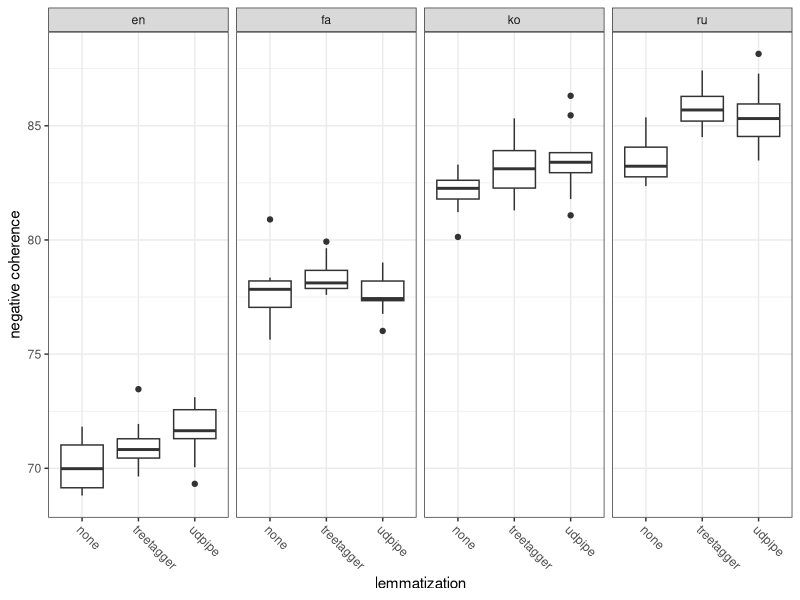
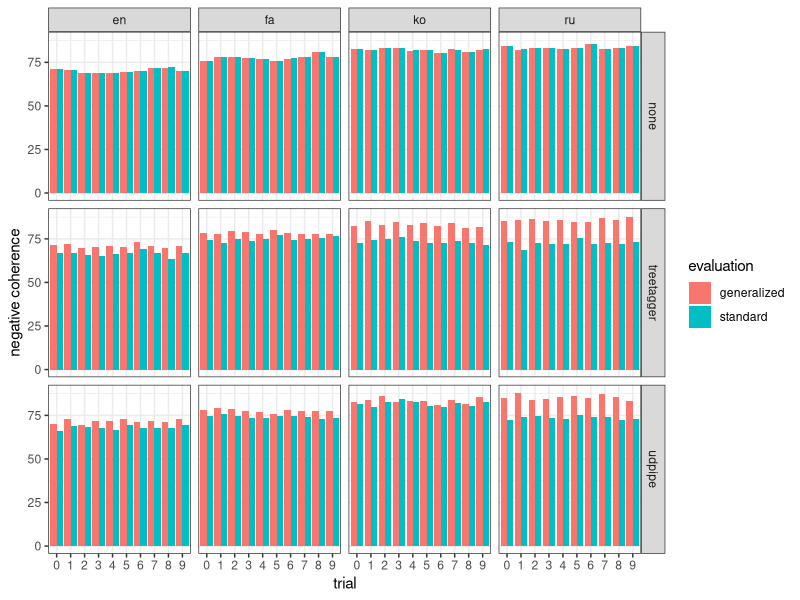
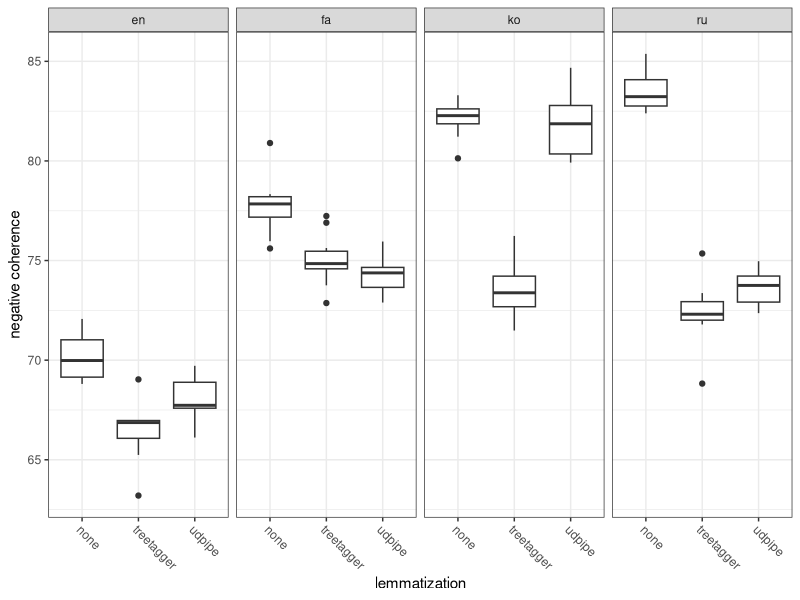
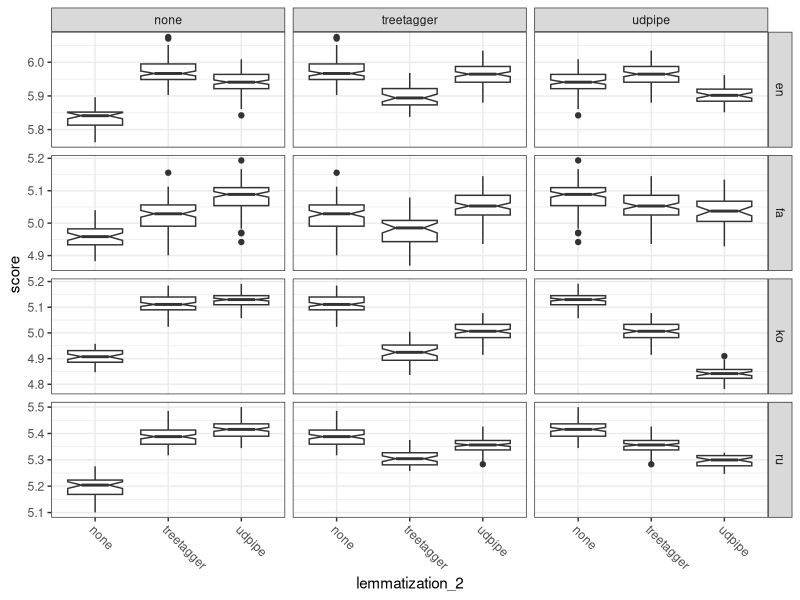
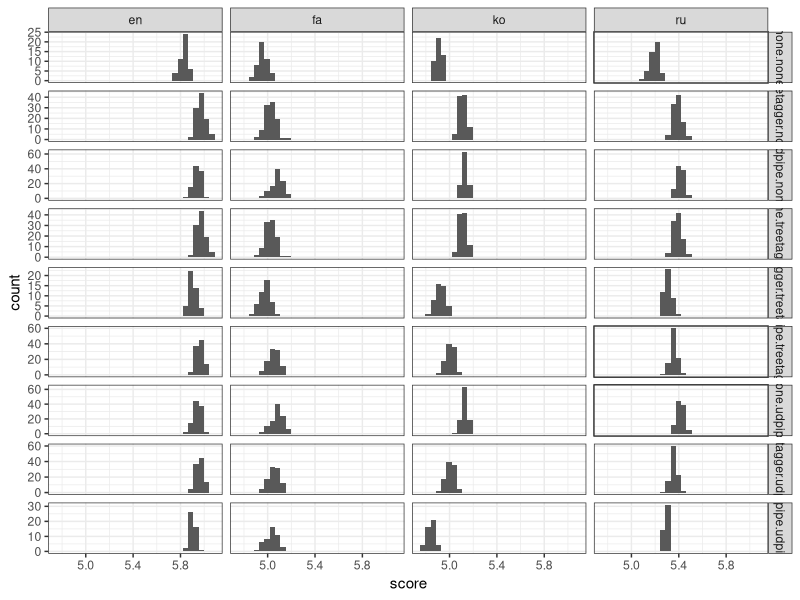
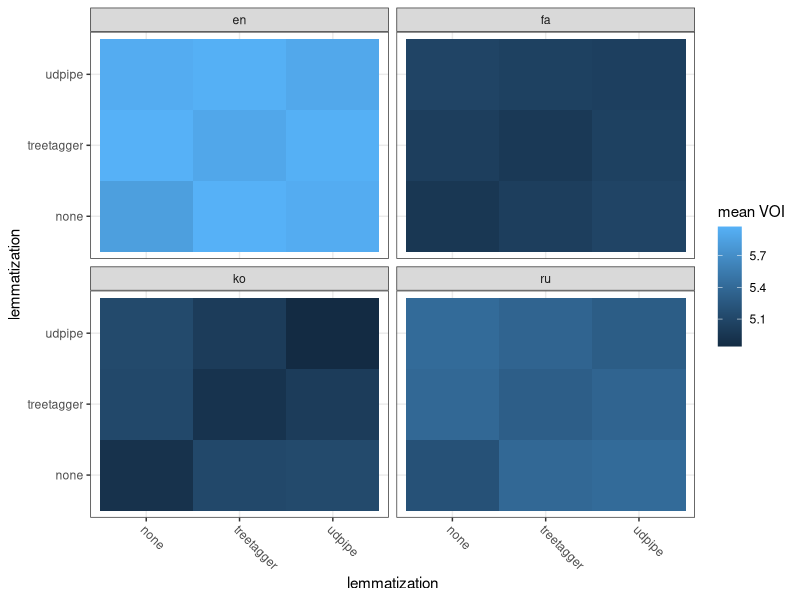
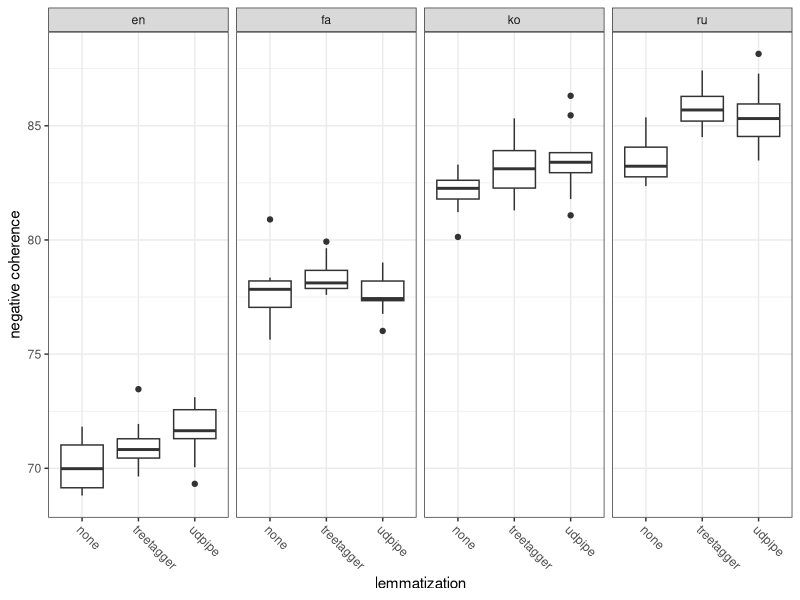
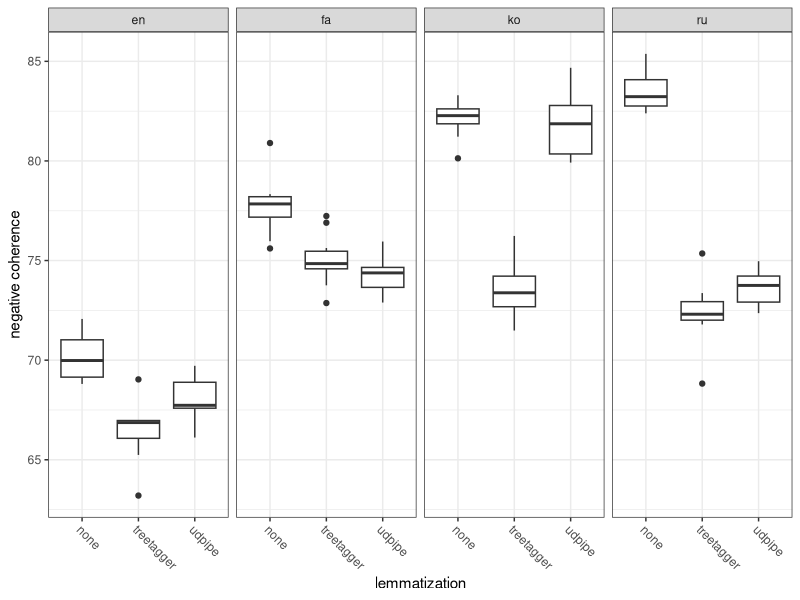

Generate these figures, in order, with R:
## ---- chunk 1
library(tidyverse)
## ---- chunk 2
data <- read_tsv("results/coherence.tsv") %>%
  mutate(
    subtask=subtask %>%
      str_replace(fixed(".sub.lower"), ".none") %>%
      str_remove(fixed(".sub")) %>%
      str_remove(fixed(".lower")) %>%
      str_remove(fixed(".parsed")) %>%
      str_split(fixed("."))) %>%
  hoist(
    subtask,
    language=1,
    lemmatization=2,
    topic_model=3,
    stop_word_filtering=4) %>%
  mutate(
    lemmatization=lemmatization %>% str_remove("^lem-"),
    stop_word_filtering=stop_word_filtering %>% str_remove("^stop-"),
    topic_model=topic_model %>%
      str_remove("^topic-model-") %>%
      str_split(fixed("-"))) %>%
  hoist(topic_model, num_topics=1, trial=2) %>%
  type_convert(col_types=cols(
    language=col_factor(levels=c("en", "fa", "ko", "ru")),
    lemmatization=col_factor(levels=c("none", "treetagger", "udpipe")),
    num_topics=col_integer(),
    trial=col_factor(levels=as.character(0:9)),
    stop_word_filtering=col_factor(),
    score=col_double()))
data %>%
  mutate(score=-score) %>%
  ggplot(aes(x=lemmatization, y=score)) +
  geom_boxplot() +
  theme_bw() +
  theme(axis.text.x=element_text(angle=-45, hjust=0)) +
  facet_grid(~ language) +
  ylab("negative coherence")
ggsave('results/coherence.pdf', width=5, height=4)
## ---- chunk 3
data_sanity <- read_tsv("results/coherence-sanity.tsv") %>%
  mutate(
    subtask=subtask %>%
      str_replace(fixed(".sub.lower"), ".none") %>%
      str_remove(fixed(".sub")) %>%
      str_remove(fixed(".lower")) %>%
      str_remove(fixed(".parsed")) %>%
      str_split(fixed("."))) %>%
  hoist(
    subtask,
    language=1,
    lemmatization=2,
    topic_model=3,
    stop_word_filtering=4) %>%
  mutate(
    lemmatization=lemmatization %>% str_remove("^lem-"),
    stop_word_filtering=stop_word_filtering %>% str_remove("^stop-"),
    topic_model=topic_model %>%
      str_remove("^topic-model-") %>%
      str_split(fixed("-"))) %>%
  hoist(topic_model, num_topics=1, trial=2) %>%
  type_convert(col_types=cols(
    language=col_factor(levels=c("en", "fa", "ko", "ru")),
    lemmatization=col_factor(levels=c("none", "treetagger", "udpipe")),
    num_topics=col_integer(),
    trial=col_factor(levels=as.character(0:9)),
    stop_word_filtering=col_factor(),
    score=col_double()))
data %>%
  inner_join(
    data_sanity,
    by=c(
      'language',
      'lemmatization',
      'num_topics',
      'trial',
      'stop_word_filtering')) %>%
  gather(key=evaluation, value=score, score.x, score.y) %>%
  mutate(evaluation=evaluation %>% str_replace(fixed("score.x"), "generalized")) %>%
  mutate(evaluation=evaluation %>% str_replace(fixed("score.y"), "standard")) %>%
  mutate(score=-score) %>%
  ggplot(aes(x=trial, y=score, group=evaluation, fill=evaluation)) +
  geom_bar(stat='identity', position='dodge') +
  theme_bw() +
  facet_grid(lemmatization ~ language) +
  ylab("negative coherence")
## ---- chunk 4
data_sanity %>%
  mutate(score=-score) %>%
  ggplot(aes(x=lemmatization, y=score)) +
  geom_boxplot() +
  theme_bw() +
  theme(axis.text.x=element_text(angle=-45, hjust=0)) +
  facet_grid(~ language) +
  ylab("negative coherence")
ggsave('results/coherence-unmodified.pdf', width=5, height=4)
## ---- chunk 5
data <- read_tsv("results/voi.tsv") %>%
  mutate(
    subtask=subtask %>%
      str_replace_all(fixed(".sub.lower"), ".none") %>%
      str_remove_all(fixed(".sub")) %>%
      str_remove_all(fixed(".lower")) %>%
      str_remove_all(fixed(".parsed")) %>%
      str_split(fixed("."))) %>%
  hoist(
    subtask,
    language=1,
    lemmatization_1=2,
    topic_model_1=3,
    lemmatization_2=4,
    topic_model_2=5) %>%
  mutate(
    lemmatization_1=lemmatization_1 %>% str_remove("^lem-"),
    lemmatization_2=lemmatization_2 %>% str_remove("^lem-"),
    topic_model_1=topic_model_1 %>%
      str_remove("^topic-model-") %>%
      str_split(fixed("-")),
    topic_model_2=topic_model_2 %>%
      str_remove("^topic-model-") %>%
      str_split(fixed("-"))) %>%
  hoist(topic_model_1, num_topics_1=1, trial_1=2) %>%
  hoist(topic_model_2, num_topics_2=1, trial_2=2) %>%
  type_convert(col_types=cols(
    language=col_factor(levels=c("en", "fa", "ko", "ru")),
    lemmatization_1=col_factor(levels=c("none", "treetagger", "udpipe")),
    lemmatization_2=col_factor(levels=c("none", "treetagger", "udpipe")),
    num_topics_1=col_integer(),
    num_topics_2=col_integer(),
    trial_1=col_integer(),
    trial_2=col_integer(),
    score=col_double())) %>%
  filter((lemmatization_1 != lemmatization_2) | (trial_1 > trial_2))
data %>% count(language, lemmatization_1, lemmatization_2)
## ---- chunk 6
data %>%
  ggplot(aes(x=lemmatization_2, y=score)) +
  geom_boxplot(notch=T) +
  theme_bw() +
  theme(axis.text.x=element_text(angle=-45, hjust=0)) +
  facet_grid(language ~ lemmatization_1, scales='free_y')
ggsave('results/voi-boxplot.pdf', width=5, height=8)
## ---- chunk 7
data %>%
  ggplot(aes(x=score)) +
  geom_histogram() +
  theme_bw() +
  facet_grid(interaction(lemmatization_1, lemmatization_2) ~ language, scales='free_y')
## ---- chunk 8
tibble(one=1, lang=data$language %>% unique) %>%
  inner_join(tibble(one=1, lem=data$lemmatization_1 %>% unique), by='one') %>%
  inner_join(tibble(one=1, lem_other=data$lemmatization_1 %>% unique), by='one') %>%
  select(-one) %>%
  filter(lem != lem_other) %>%
  rowwise %>%
  mutate(p_value=t.test(
    (data %>% filter(language == lang, lemmatization_1 == lem, lemmatization_2 == lem))$score,
    (data %>% filter(language == lang, lemmatization_1 == lem, lemmatization_2 == lem_other))$score,
    alternative='less'
  )$p.value) %>%
  count(p_value < 0.02)
## ---- chunk 9
t.test(
  (data %>% filter(language == 'ru', lemmatization_1 == 'treetagger', lemmatization_2 == 'udpipe'))$score,
  (data %>% filter(language == 'ru', lemmatization_1 == 'treetagger', lemmatization_2 == 'none'))$score,
  alternative='less'
)
t.test(
  (data %>% filter(language == 'ru', lemmatization_1 == 'treetagger', lemmatization_2 == 'udpipe'))$score,
  (data %>% filter(language == 'ru', lemmatization_1 == 'udpipe', lemmatization_2 == 'none'))$score,
  alternative='less'
)
## ---- chunk 10
t.test(
  (data %>% filter(language == 'en', lemmatization_1 == 'treetagger', lemmatization_2 == 'udpipe'))$score,
  (data %>% filter(language == 'en', lemmatization_1 == 'udpipe', lemmatization_2 == 'none'))$score,
  alternative='greater'
)
t.test(
  (data %>% filter(language == 'ko', lemmatization_1 == 'treetagger', lemmatization_2 == 'udpipe'))$score,
  (data %>% filter(language == 'ko', lemmatization_1 == 'udpipe', lemmatization_2 == 'none'))$score,
  alternative='greater'
)
t.test(
  (data %>% filter(language == 'fa', lemmatization_1 == 'treetagger', lemmatization_2 == 'udpipe'))$score,
  (data %>% filter(language == 'fa', lemmatization_1 == 'treetagger', lemmatization_2 == 'none'))$score,
  alternative='greater'
)
## ---- chunk 11
t.test(
  (data %>% filter(language == 'en', lemmatization_1 == 'treetagger', lemmatization_2 == 'treetagger'))$score,
  (data %>% filter(language == 'en', lemmatization_1 == 'none', lemmatization_2 == 'none'))$score,
  alternative='greater'
)
t.test(
  (data %>% filter(language == 'en', lemmatization_1 == 'udpipe', lemmatization_2 == 'udpipe'))$score,
  (data %>% filter(language == 'en', lemmatization_1 == 'none', lemmatization_2 == 'none'))$score,
  alternative='greater'
)
t.test(
  (data %>% filter(language == 'fa', lemmatization_1 == 'treetagger', lemmatization_2 == 'treetagger'))$score,
  (data %>% filter(language == 'fa', lemmatization_1 == 'none', lemmatization_2 == 'none'))$score,
  alternative='greater'
)
t.test(
  (data %>% filter(language == 'fa', lemmatization_1 == 'udpipe', lemmatization_2 == 'udpipe'))$score,
  (data %>% filter(language == 'fa', lemmatization_1 == 'none', lemmatization_2 == 'none'))$score,
  alternative='greater'
)
t.test(
  (data %>% filter(language == 'fa', lemmatization_1 == 'udpipe', lemmatization_2 == 'udpipe'))$score,
  (data %>% filter(language == 'fa', lemmatization_1 == 'treetagger', lemmatization_2 == 'treetagger'))$score,
  alternative='greater'
)
t.test(
  (data %>% filter(language == 'ko', lemmatization_1 == 'treetagger', lemmatization_2 == 'treetagger'))$score,
  (data %>% filter(language == 'ko', lemmatization_1 == 'none', lemmatization_2 == 'none'))$score,
  alternative='greater'
)
t.test(
  (data %>% filter(language == 'ko', lemmatization_1 == 'udpipe', lemmatization_2 == 'udpipe'))$score,
  (data %>% filter(language == 'ko', lemmatization_1 == 'none', lemmatization_2 == 'none'))$score,
  alternative='greater'
)
t.test(
  (data %>% filter(language == 'ru', lemmatization_1 == 'treetagger', lemmatization_2 == 'treetagger'))$score,
  (data %>% filter(language == 'ru', lemmatization_1 == 'none', lemmatization_2 == 'none'))$score,
  alternative='greater'
)
t.test(
  (data %>% filter(language == 'ru', lemmatization_1 == 'udpipe', lemmatization_2 == 'udpipe'))$score,
  (data %>% filter(language == 'ru', lemmatization_1 == 'none', lemmatization_2 == 'none'))$score,
  alternative='greater'
)
## ---- chunk 12
data_summarized <- data %>%
  group_by(language, lemmatization_1, lemmatization_2) %>%
  summarize(`mean VOI`=mean(score)) %>%
  ungroup
data_summarized %>%
  ggplot(aes(x=lemmatization_1, y=lemmatization_2, fill=`mean VOI`)) +
  geom_tile() +
  theme_bw() +
  theme(axis.text.x=element_text(angle=-45, hjust=0)) +
  xlab("lemmatization") +
  ylab("lemmatization") +
  facet_wrap(~ language)
ggsave('results/voi.pdf', width=5, height=4)
## ---- chunk 13
for (lang in c('en', 'fa', 'ko', 'ru')) {
  data_summarized %>%
    filter(language == lang) %>%
    ggplot(aes(x=lemmatization_1, y=lemmatization_2, fill=`mean VOI`)) +
    geom_tile() +
    theme_bw() +
    theme(axis.text.x=element_text(angle=-45, hjust=0)) +
    xlab("") +
    ylab("")
  ggsave(str_c('results/voi-', lang, '.pdf'), width=3.5, height=2.5)
}
